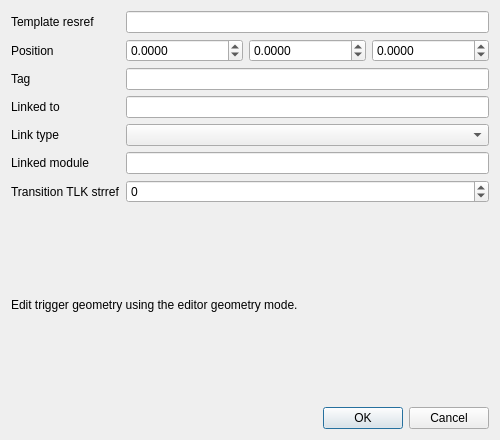
<?xml version="1.0" encoding="UTF-8"?>
<ui version="4.0">
 <class>Dialog</class>
 <widget class="QDialog" name="Dialog">
  <property name="geometry">
   <rect><x>0</x><y>0</y><width>500</width><height>440</height></rect>
  </property>
  <property name="windowTitle"><string>Trigger instance</string></property>
  <layout class="QVBoxLayout" name="verticalLayout">
   <item>
    <layout class="QFormLayout" name="formLayout">
     <item row="0" column="0"><widget class="QLabel" name="labelResref"><property name="text"><string>Template resref</string></property></widget></item>
     <item row="0" column="1"><widget class="QLineEdit" name="resrefEdit"><property name="maxLength"><number>16</number></property></widget></item>
     <item row="1" column="0"><widget class="QLabel" name="labelPos"><property name="text"><string>Position</string></property></widget></item>
     <item row="1" column="1">
      <layout class="QHBoxLayout" name="posLayout">
       <item><widget class="QDoubleSpinBox" name="xPosSpin"><property name="minimum"><double>-1000000</double></property><property name="maximum"><double>1000000</double></property><property name="decimals"><number>4</number></property></widget></item>
       <item><widget class="QDoubleSpinBox" name="yPosSpin"><property name="minimum"><double>-1000000</double></property><property name="maximum"><double>1000000</double></property><property name="decimals"><number>4</number></property></widget></item>
       <item><widget class="QDoubleSpinBox" name="zPosSpin"><property name="minimum"><double>-1000000</double></property><property name="maximum"><double>1000000</double></property><property name="decimals"><number>4</number></property></widget></item>
      </layout>
     </item>
     <item row="2" column="0"><widget class="QLabel" name="labelTag"><property name="text"><string>Tag</string></property></widget></item>
     <item row="2" column="1"><widget class="QLineEdit" name="tagEdit"/></item>
     <item row="3" column="0"><widget class="QLabel" name="labelLinked"><property name="text"><string>Linked to</string></property></widget></item>
     <item row="3" column="1"><widget class="QLineEdit" name="linkedToEdit"/></item>
     <item row="4" column="0"><widget class="QLabel" name="labelLinkFlags"><property name="text"><string>Link type</string></property></widget></item>
     <item row="4" column="1"><widget class="QComboBox" name="linkedToFlagsCombo"/></item>
     <item row="5" column="0"><widget class="QLabel" name="labelLinkedMod"><property name="text"><string>Linked module</string></property></widget></item>
     <item row="5" column="1"><widget class="QLineEdit" name="linkedToModuleEdit"><property name="maxLength"><number>16</number></property></widget></item>
     <item row="6" column="0"><widget class="QLabel" name="labelTrans"><property name="text"><string>Transition TLK strref</string></property></widget></item>
     <item row="6" column="1"><widget class="QSpinBox" name="transitionStrRefSpin"><property name="minimum"><number>-1</number></property><property name="maximum"><number>2147483647</number></property></widget></item>
    </layout>
   </item>
   <item>
    <widget class="QLabel" name="hintLabel">
     <property name="text"><string>Edit trigger geometry using the editor geometry mode.</string></property>
     <property name="wordWrap"><bool>true</bool></property>
    </widget>
   </item>
   <item><widget class="QDialogButtonBox" name="buttonBox"><property name="orientation"><enum>Qt::Horizontal</enum></property><property name="standardButtons"><set>QDialogButtonBox::Cancel|QDialogButtonBox::Ok</set></property></widget></item>
  </layout>
 </widget>
 <resources/>
 <connections>
  <connection><sender>buttonBox</sender><signal>accepted()</signal><receiver>Dialog</receiver><slot>accept()</slot></connection>
  <connection><sender>buttonBox</sender><signal>rejected()</signal><receiver>Dialog</receiver><slot>reject()</slot></connection>
 </connections>
</ui>
